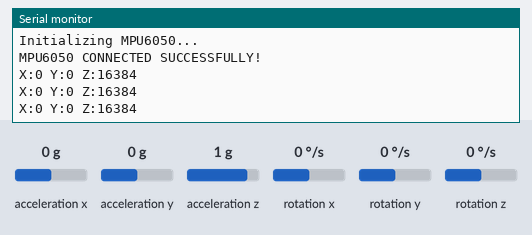
Bench run of a sketch on a simulated Arduino Uno, built with avr-gcc and run on an emulated ATmega328P. Parts: the last lines printed to the serial monitor. Inputs (shaded band) come from the test bench; at power-on: acceleration x 0 g, acceleration y 0 g, acceleration z 1 g, rotation x 0 °/s, rotation y 0 °/s, rotation z 0 °/s.

Above: at 2.2 s.
2.3 s: acceleration x set to -1.4 g
At 2.9 s:
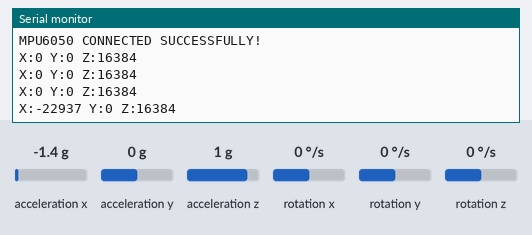
3.8 s: acceleration y set to -1.4 g
At 4.5 s:
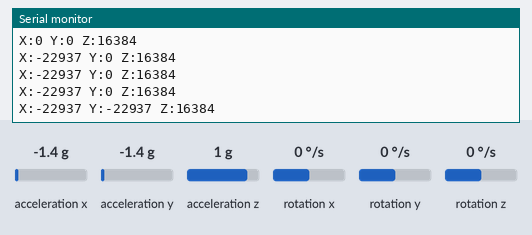
5.3 s: acceleration z set to -1.4 g
At 6.0 s:
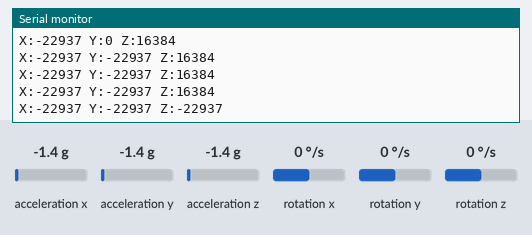

Measured:
- after the input at 2.3 s, the serial monitor: prints a new line after 0.22 s (image 1)
- after the input at 3.8 s, the serial monitor: prints a new line after 0.24 s (image 2)
- after the input at 5.3 s, the serial monitor: prints a new line after 0.25 s (image 3)

The sketch:

mpu_test2.ino
```cpp
// mpu_test2.ino
// Uses "MPU6050 by Electronic Cats" library
// Keep DS3231 unplugged for this test

#include <Wire.h>
#include <MPU6050_tockn.h>

MPU6050 mpu;

void setup() {
  Serial.begin(9600);
  Wire.begin();
  delay(1000);

  Serial.println("Initializing MPU6050...");
  mpu.initialize();

  if (mpu.testConnection()) {
    Serial.println("MPU6050 CONNECTED SUCCESSFULLY!");
  } else {
    Serial.println("MPU6050 connection FAILED");
  }
}

void loop() {
  if (mpu.testConnection()) {
    int16_t ax, ay, az, gx, gy, gz;
    mpu.getMotion6(&ax, &ay, &az, &gx, &gy, &gz);

    Serial.print("X:"); Serial.print(ax);
    Serial.print(" Y:"); Serial.print(ay);
    Serial.print(" Z:"); Serial.println(az);
  }
  delay(500);
}
```
